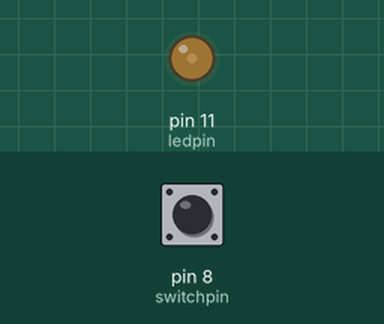
This sketch was run on a simulated Arduino Uno, built with avr-gcc and run on an emulated ATmega328P. Parts: output pins drawn as LEDs (lit = HIGH). The inputs (shaded band) are chosen by the test bench; at power-on: pin 8 (switchpin) HIGH.

Above: at 1.2 s.
1.3 s: pin 8 (switchpin) pulled LOW for 0.15 s
At 2.5 s:
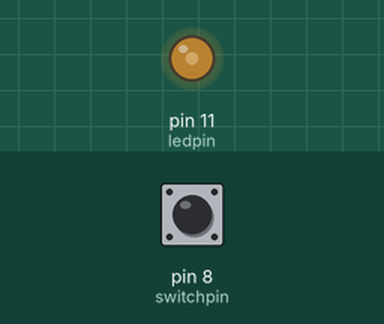
2.9 s: pin 8 (switchpin) pulled LOW for 1 s
At 5.0 s:
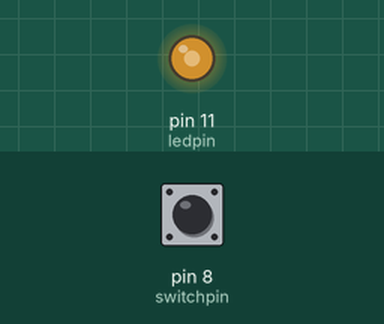
5.4 s: pin 8 (switchpin) pulled LOW for 0.15 s
At 6.7 s:
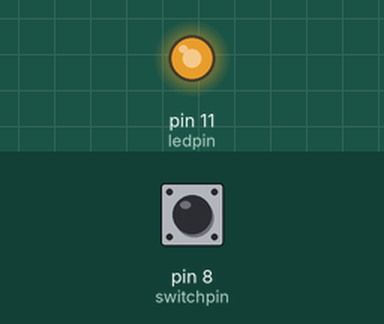
7.0 s: pin 8 (switchpin) pulsed LOW 5 times (0.12 s each, 0.3 s apart)
At 7.57 s:
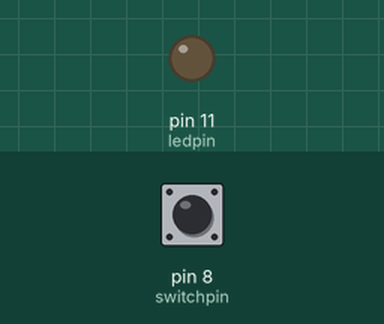
10.0 s: pin 8 (switchpin) pulled LOW for 3.2 s
At 14.5 s:
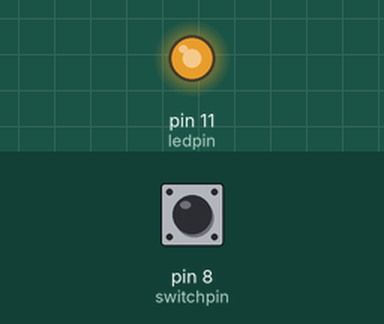
Timing chart, 0 to 15.7 s (numbered marks = the images above; inputs shaded):
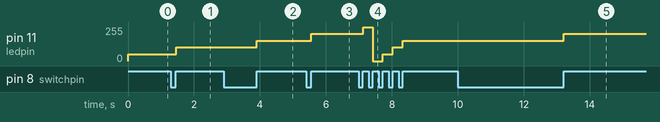

The sketch:

Vid_2.3.ino
```cpp
// C++ code
//
int switchpin = 8;
int ledpin = 11;
bool lstbtn = LOW;
bool crntbtn = LOW;
int ledlvl = 0;

void setup()
{
  pinMode(switchpin, INPUT);
  pinMode(ledpin, OUTPUT);
}

bool debounce(bool last)
{
  bool curr = digitalRead(switchpin);
  if(last != curr)
  {
    delay(5);
    curr = digitalRead(switchpin);
  }
  return curr;
}

void loop()
{
  crntbtn = debounce(lstbtn);

  if (lstbtn == LOW && crntbtn == HIGH)
  {
    ledlvl = ledlvl + 51;
  }
  lstbtn = crntbtn;
  if(ledlvl > 255) ledlvl = 0;
  analogWrite(ledpin, ledlvl);
}
```

Measured:
- after the input at 1.3 s, pin 11 (ledpin): 51/255 → 102/255 after 0.16 s
- after the input at 2.9 s, pin 11 (ledpin): 102/255 → 153/255 after 1.0 s
- after the input at 5.4 s, pin 11 (ledpin): 153/255 → 204/255 after 0.16 s
- after the input at 7.0 s, pin 11 (ledpin): 204/255 → 255/255 after 0.13 s, → 0/255 0.30 s later, → 51/255 0.30 s later, → 102/255 0.30 s later, … (5 changes in this stretch)
- after the input at 10.0 s, pin 11 (ledpin): 153/255 → 204/255 after 3.2 s
